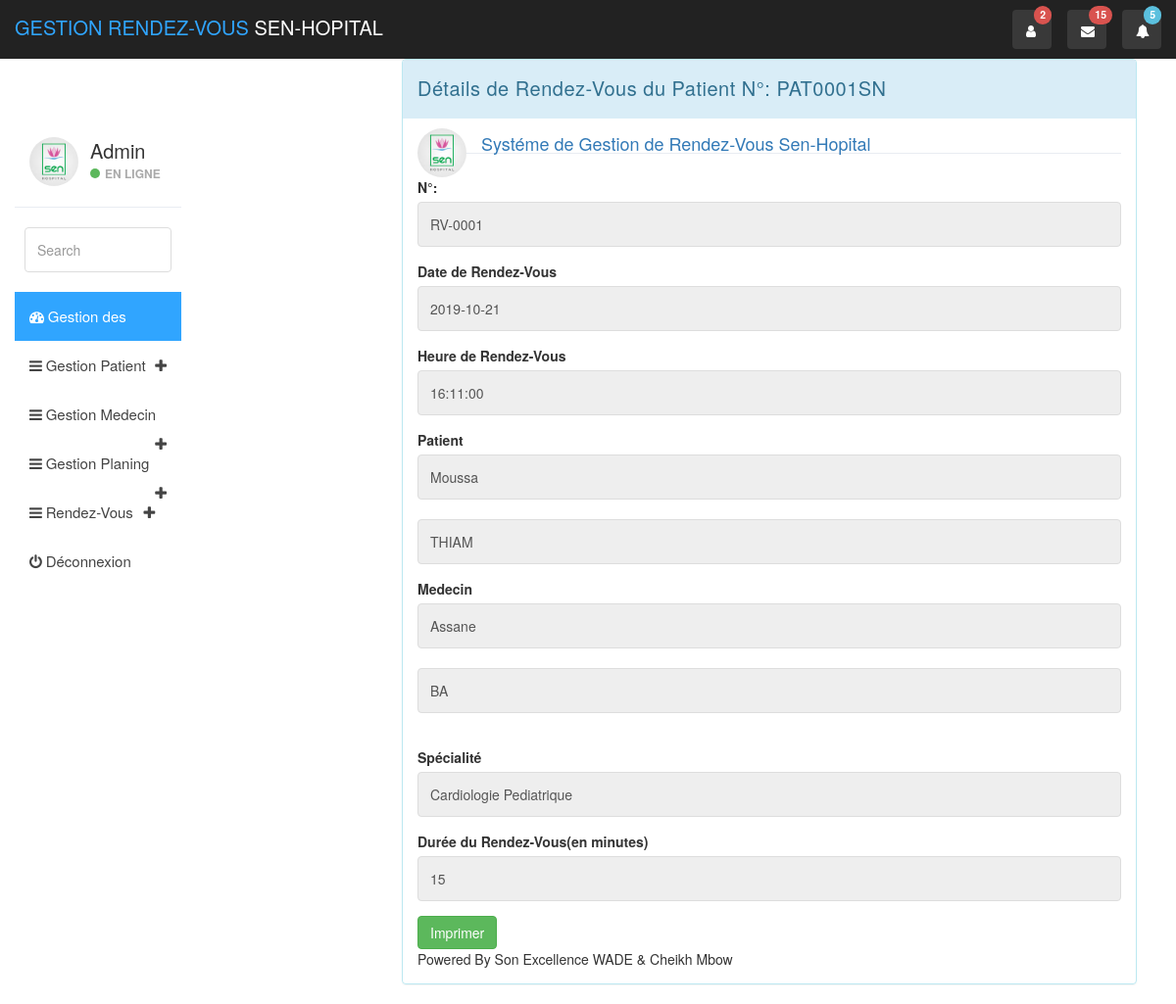
The page /view/Resultat.php?id=1 on the database its author committed.
### tables this page shows
CREATE TABLE `RV` (
  `idRV` int(11) NOT NULL,
  `numRV` varchar(7) NOT NULL,
  `idPatient` int(11) NOT NULL,
  `idPlan` int(11) NOT NULL,
  `dateRV` date NOT NULL,
  `heureRV` time NOT NULL,
  `duree` varchar(2) NOT NULL
);

CREATE TABLE `Patient` (
  `idPatient` int(11) NOT NULL,
  `codePatient` varchar(9) NOT NULL,
  `prenomPatient` varchar(30) NOT NULL,
  `nomPatient` varchar(50) NOT NULL,
  `datenais` date NOT NULL,
  `sexe` varchar(11) NOT NULL,
  `telPatient` varchar(9) NOT NULL
);

CREATE TABLE `Medecin` (
  `idMed` int(11) NOT NULL,
  `codeMed` varchar(9) NOT NULL,
  `prenomMed` varchar(50) NOT NULL,
  `nomMed` varchar(50) NOT NULL,
  `emailMed` varchar(50) NOT NULL,
  `telMed` varchar(30) NOT NULL,
  `sexeMed` varchar(11) NOT NULL,
  `idSpecial` int(11) NOT NULL
);

CREATE TABLE `Specialite` (
  `idSpecial` int(11) NOT NULL,
  `nomSpecial` varchar(50) NOT NULL,
  `idService` int(11) NOT NULL
);

### model/Config.php (called while the page is built, shortened)
<?php
 class DatabaseConfig{
    public static function params(){
        return array("localhost", "gestionRV","son excellence", 1993 );
    }
}

### model/Manager.php (called while the page is built, shortened)
<?php
require MODEL.'/Config.php';
class Manager {
    private $pdo;
    public function __construct()
    {
       $this->pdo=$this->getConnexion();
    }
public function getConnexion(){
    try {
        $host = DatabaseConfig::params()[0];
        $dbname = DatabaseConfig::params()[1];
        $user = DatabaseConfig::params()[2];
        $mdp = DatabaseConfig::params()[3];
        $dsn="mysql:host=$host;dbname=$dbname";
        $this->pdo= new PDO($dsn, $user, $mdp, array(PDO::ATTR_ERRMODE=>PDO::ERRMODE_EXCEPTION));
    } catch (PDOException $ex) {
        die('Erreur:'.$ex->getMessage());
    }
    return $this->pdo;
}
  public function FindId($sql){
    $req = $this->pdo->prepare($sql);
    $req->execute();
    $tab=$req->fetch(PDO::FETCH_OBJ);
    return $tab;
  }
}

### Calendar/ManagerRV.php (called while the page is built, shortened)
<?php
require_once MODEL.'/Manager.php';
require_once MODEL.'/Config.php';
class ManagerRV extends Manager{
    public function findRV(int $idRV){
      $result=self::FindId("SELECT  numRV, dateRV, heureRV, duree, codePatient, nomPatient, prenomPatient, datePlan, codeMed, prenomMed, nomMed, nomSpecial
      FROM RV, Patient, Planing, Medecin, Specialite
      WHERE RV.idPatient= Patient.idPatient AND RV.idPlan= Planing.idPlan AND
      Planing.idMed= Medecin.idMed AND Medecin.idSpecial= Specialite.idSpecial  AND idRV= $idRV Limit 1");
      return $result;
    }
}

### view/Resultat.php (the view, shortened to what this page needs)
<?php
require_once 'head.php';
require CALENDAR.'/ManagerRV.php';
$events= new ManagerRV();
$event=$events->findRV($_GET['id']);
?>
<div class="container">
	<div class="row">
	<div class="col-lg-8 col-lg-offset-2">
    <fieldset class="panel panel-info form-horizontal">
		<div class="panel-heading">Détails de Rendez-Vous du Patient N°: <?= $event->codePatient;?></div>
			<div class="profile-userpic">
				<img src="../senhopital.jpeg" class="img-responsive" alt="" >
				<a class="navbar-brand" href="#"><span>Systéme de Gestion de Rendez-Vous</span> Sen-Hopital</a>
			</div>
		 <div class="panel-body">
		 <div class="profile-sidebar"></div>
  <form  action="" method="POST">
	<div class="form-group">
			<div class="col-lg-12">
				<label for="numRV" >N°:</label>
<input type="text" name="numRV" id="numRV" class="form-control"  readonly  value="<?= $event->numRV;?>">
</div></div>
<div class="form-group">
			<div class="col-lg-12">
				<label for="dateRV">Date de Rendez-Vous</label>
        <input type="text" id="dateRV" name="dateRV"
       min="2019-01-01T00:00" max="2050-01-01T00:00" maxlength="10" class="form-control"  readonly   value="<?= $event->dateRV ?>" required>
</div></div>
<div class="form-group">
			<div class="col-lg-12">
				<label for="heureRV">Heure de Rendez-Vous</label>
        <input type="text" id="heureRV" name="heureRV" class="form-control" readonly   value="<?= $event->heureRV ?>"  required >
</div></div>
<div class="form-group">
			<div class="col-lg-12">
				<label for="patient">Patient</label>
        <input type="text" id="idpatient" name="prenomPatient" class="form-control" readonly value="<?= $event->prenomPatient ?>"  required ><br>
        <input type="text" id="patient" name="heureRV" class="form-control" readonly value="<?= $event->nomPatient ?>"  required >
</div></div>
<div class="form-group">
			<div class="col-lg-12">
				<label for="medecin">Medecin</label>
        <input type="text" id="medecin" name="prenomMed" class="form-control" readonly value="<?= $event->prenomMed ?>"  required ><br>
        <input type="text" id="medecin" name="nomMed" class="form-control" readonly value="<?= $event->nomMed ?>"  required ><br>
</div></div>
<div class="form-group">
			<div class="col-lg-12">
      <label for="special">Spécialité</label>
      <input type="text" id="special" name="nomSpecial" class="form-control" readonly value="<?= $event->nomSpecial ?>"  required >
			</div></div>
<div class="form-group">
		<div class="col-lg-12">
  <label for="duree">Durée du Rendez-Vous(en minutes)</label>
  <input type="text" name="duree" id="duree" class="form-control" readonly value="<?= $event->duree ?> " required>
		</div></div>
<input type="button" name="imprimer" class="btn btn-success hidden-print" onclick="print()"  value="Imprimer" required><br>
<span>Powered By Son Excellence WADE & Cheikh Mbow</span>
</form>
 </div>
</fieldset>
</div>
</div></div>
<?php require_once VIEW.'footer.php'; ?>

### css/styles.css (style rules this page uses)
body { background: #f1f4f7; padding-top: 60px; font-size: 14px; color: #444444; font-family: "Montserrat", "Helvetica Neue", Helvetica, Arial, sans-serif; }
a, a:hover, a:focus { color: #30a5ff; }
input.form-control { border: 1px solid #ddd; box-shadow: none; height: 46px; }
.btn-success, .btn-success:hover, .btn-success:focus, .btn-success:active, .btn-success.active, .open>.dropdown-toggle.btn-success, .btn-success.disabled, .btn-success[disabled], fieldset[disabled] .btn-success, .btn-success.disabled:hover, .btn-success[disabled]:hover, fieldset[disabled] .btn-success:hover, .btn-success.disabled:focus, .btn-success[disabled]:focus, fieldset[disabled] .btn-success:focus, .btn-success.disabled:active, .btn-success[disabled]:active, fieldset[disabled] .btn-success:active, .btn-success.disabled.active, .btn-success[disabled].active, fieldset[disabled] .btn-success.active { background-color: #8ad919; border-color: #8ad919; }
.panel { border: 0; }
.panel-info>.panel-heading { background-color: #30a5ff; color: #fff; border: none; }
.panel-heading { font-size: 20px; font-weight: 300; letter-spacing: 0.025em; height: 60px; line-height: 38px; }
.profile-sidebar { padding: 10px 0; border-bottom: 1px solid #e9ecf2; }
.profile-userpic img { float: left; margin: 10px 0px 0px 15px; width: 50px; height: 50px; border-radius: 9999px !important; }

### rows shown on the page
rv: idPatient.codePatient "PAT0001SN", numRV "RV-0001", dateRV "2019-10-21", heureRV "16:11:00", prenomPatient "Moussa", heureRV "THIAM", prenomMed "Assane", nomMed "BA", nomSpecial "Cardiologie Pediatrique", duree "15"
